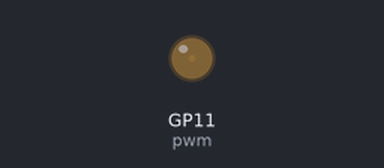
Simulated run of this program. Board: Raspberry Pi Pico running MicroPython. On the bench: output pins drawn as LEDs (lit = HIGH).

Above: at 0.04 s.
Timing chart, 0 to 40.0 s (numbered marks = the images above):
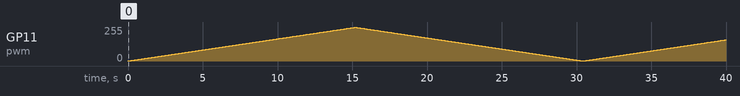

The program:

pwn.py
```python
from machine import Pin, PWM
from time import sleep

pwm = PWM(Pin(11))

pwm.freq(1000)

while True:
    for duty in range(65025):
        pwm.duty_u16(duty)
        sleep(0.0002)
    for duty in range(65025, 0, -1):
        pwm.duty_u16(duty)
        sleep(0.0002)
```
